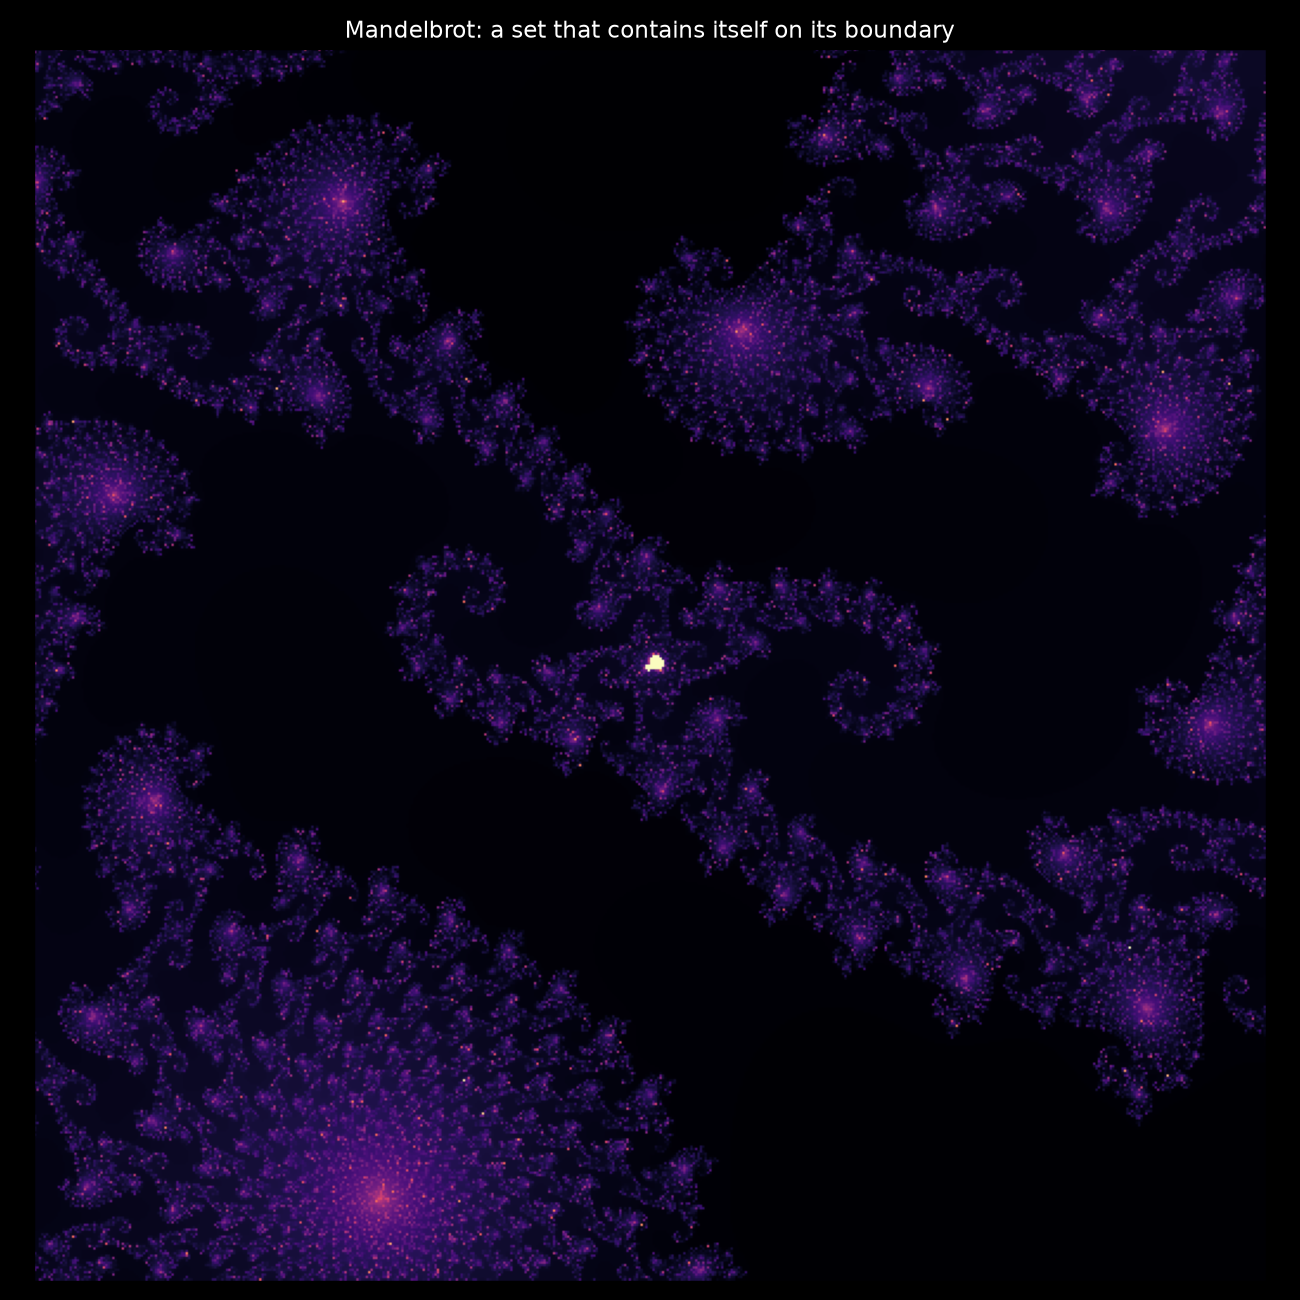

Generate this figure with Python:
"""Lens 5: Mandelbrot — the boundary that knows its own boundary.

We zoom into the famous 'seahorse valley' and let the fractal draw
itself: a set that, on its boundary, contains a copy of itself.
"""
import numpy as np
import matplotlib.pyplot as plt


def mandelbrot(centre=(-0.7436438870371587, 0.13182590420533),
               span=0.00012, res=520, itmax=1500):
    x = np.linspace(centre[0] - span, centre[0] + span, res)
    y = np.linspace(centre[1] - span, centre[1] + span, res)
    X, Y = np.meshgrid(x, y)
    C = X + 1j * Y
    Z = np.zeros_like(C)
    M = np.zeros(C.shape, dtype=float)
    for i in range(itmax):
        mask = np.abs(Z) <= 2
        Z[mask] = Z[mask] ** 2 + C[mask]
        M[mask] = i
    return X, Y, M


def draw(save_path='mandelbrot_zoom.png'):
    X, Y, M = mandelbrot()
    fig, ax = plt.subplots(figsize=(10, 10))
    fig.patch.set_facecolor('#000')
    ax.set_facecolor('#000')
    ax.imshow(M, extent=(X.min(), X.max(), Y.min(), Y.max()),
              cmap='magma', origin='lower')
    ax.set_title('Mandelbrot: a set that contains itself on its boundary',
                 color='white', fontsize=13)
    ax.set_xticks([])
    ax.set_yticks([])
    plt.tight_layout()
    plt.savefig(save_path, dpi=130, facecolor='#000')
    plt.close()
    return save_path


if __name__ == '__main__':
    print('wrote', draw())
